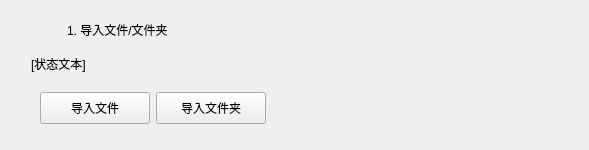
<?xml version="1.0" encoding="UTF-8"?>
<ui version="4.0">
 <class>importFileFolderWidget</class>
 <widget class="CardWidget" name="importFileFolderWidget">
  <property name="geometry">
   <rect>
    <x>0</x>
    <y>0</y>
    <width>589</width>
    <height>150</height>
   </rect>
  </property>
  <property name="sizePolicy">
   <sizepolicy hsizetype="Expanding" vsizetype="Fixed">
    <horstretch>0</horstretch>
    <verstretch>0</verstretch>
   </sizepolicy>
  </property>
  <property name="minimumSize">
   <size>
    <width>0</width>
    <height>150</height>
   </size>
  </property>
  <property name="maximumSize">
   <size>
    <width>16777215</width>
    <height>150</height>
   </size>
  </property>
  <property name="windowTitle">
   <string/>
  </property>
  <layout class="QGridLayout" name="gridLayout">
   <item row="0" column="0">
    <spacer name="Spacer1">
     <property name="orientation">
      <enum>Qt::Horizontal</enum>
     </property>
     <property name="sizeType">
      <enum>QSizePolicy::Fixed</enum>
     </property>
     <property name="sizeHint" stdset="0">
      <size>
       <width>20</width>
       <height>20</height>
      </size>
     </property>
    </spacer>
   </item>
   <item row="2" column="3">
    <spacer name="Spacer2">
     <property name="orientation">
      <enum>Qt::Horizontal</enum>
     </property>
     <property name="sizeHint" stdset="0">
      <size>
       <width>265</width>
       <height>20</height>
      </size>
     </property>
    </spacer>
   </item>
   <item row="0" column="1">
    <widget class="PixmapLabel" name="statusIcon">
     <property name="sizePolicy">
      <sizepolicy hsizetype="Fixed" vsizetype="Fixed">
       <horstretch>0</horstretch>
       <verstretch>0</verstretch>
      </sizepolicy>
     </property>
     <property name="minimumSize">
      <size>
       <width>30</width>
       <height>30</height>
      </size>
     </property>
     <property name="maximumSize">
      <size>
       <width>30</width>
       <height>30</height>
      </size>
     </property>
    </widget>
   </item>
   <item row="0" column="2" colspan="2">
    <widget class="SubtitleLabel" name="title">
     <property name="sizePolicy">
      <sizepolicy hsizetype="Minimum" vsizetype="Fixed">
       <horstretch>0</horstretch>
       <verstretch>0</verstretch>
      </sizepolicy>
     </property>
     <property name="text">
      <string>1. 导入文件/文件夹</string>
     </property>
    </widget>
   </item>
   <item row="2" column="1" colspan="2">
    <widget class="QWidget" name="importBtnWidget" native="true">
     <property name="sizePolicy">
      <sizepolicy hsizetype="Fixed" vsizetype="Fixed">
       <horstretch>0</horstretch>
       <verstretch>0</verstretch>
      </sizepolicy>
     </property>
     <layout class="QHBoxLayout" name="horizontalLayout_2">
      <item>
       <widget class="PrimaryPushButton" name="importFileBtn">
        <property name="minimumSize">
         <size>
          <width>110</width>
          <height>32</height>
         </size>
        </property>
        <property name="maximumSize">
         <size>
          <width>110</width>
          <height>32</height>
         </size>
        </property>
        <property name="text">
         <string>导入文件</string>
        </property>
       </widget>
      </item>
      <item>
       <widget class="PrimaryPushButton" name="ImportFolderBtn">
        <property name="minimumSize">
         <size>
          <width>110</width>
          <height>32</height>
         </size>
        </property>
        <property name="maximumSize">
         <size>
          <width>110</width>
          <height>32</height>
         </size>
        </property>
        <property name="text">
         <string>导入文件夹</string>
        </property>
       </widget>
      </item>
     </layout>
    </widget>
   </item>
   <item row="1" column="1" colspan="2">
    <widget class="BodyLabel" name="statusText">
     <property name="sizePolicy">
      <sizepolicy hsizetype="Expanding" vsizetype="Fixed">
       <horstretch>0</horstretch>
       <verstretch>0</verstretch>
      </sizepolicy>
     </property>
     <property name="text">
      <string>[状态文本]</string>
     </property>
    </widget>
   </item>
  </layout>
 </widget>
 <customwidgets>
  <customwidget>
   <class>PushButton</class>
   <extends>QPushButton</extends>
   <header>qfluentwidgets</header>
  </customwidget>
  <customwidget>
   <class>PrimaryPushButton</class>
   <extends>PushButton</extends>
   <header>qfluentwidgets</header>
  </customwidget>
  <customwidget>
   <class>PixmapLabel</class>
   <extends>QLabel</extends>
   <header>qfluentwidgets</header>
  </customwidget>
  <customwidget>
   <class>CardWidget</class>
   <extends>QFrame</extends>
   <header>qfluentwidgets</header>
   <container>1</container>
  </customwidget>
  <customwidget>
   <class>BodyLabel</class>
   <extends>QLabel</extends>
   <header>qfluentwidgets</header>
  </customwidget>
  <customwidget>
   <class>SubtitleLabel</class>
   <extends>QLabel</extends>
   <header>qfluentwidgets</header>
  </customwidget>
 </customwidgets>
 <resources/>
 <connections/>
</ui>
